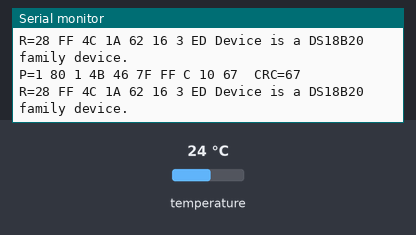
Recording of a sketch running on a simulated Arduino Uno, built with avr-gcc and run on an emulated ATmega328P. Parts: the last lines printed to the serial monitor. The inputs (shaded band) are chosen by the test bench; at power-on: temperature 24 °C.

Above: at 2.8 s.
2.9 s: temperature set to 12 °C
At 3.9 s:
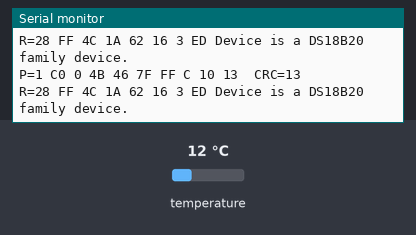
5.6 s: temperature set to 28 °C
At 7.1 s:
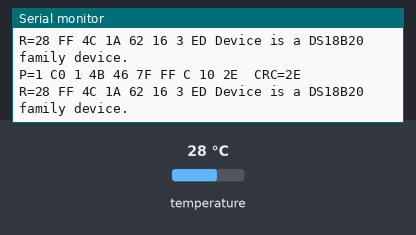
8.7 s: temperature set to 33 °C
At 9.9 s:
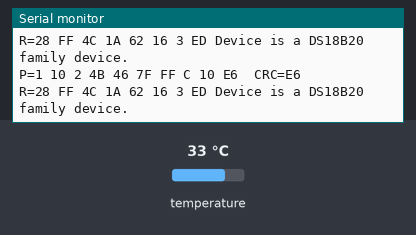
11.8 s: temperature set to 7 °C
At 13.3 s:
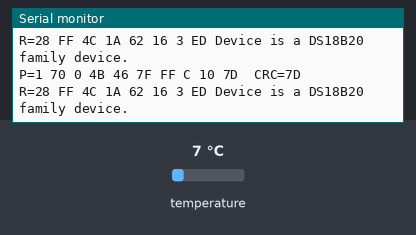
14.9 s: temperature set to 10 °C
At 16.4 s:
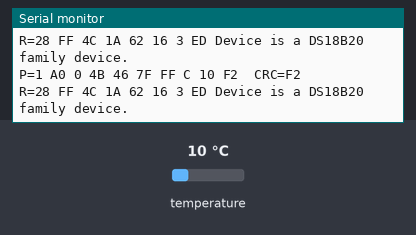
18.0 s: temperature set to 8 °C
At 19.5 s:
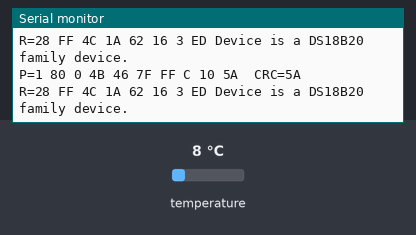

Measured:
- after the input at 2.9 s, the serial monitor: prints a new line after 0.19 s (image 1)
- after the input at 5.6 s, the serial monitor: prints a new line after 0.61 s (image 2)
- after the input at 8.7 s, the serial monitor: prints a new line after 0.62 s (image 3)
- after the input at 11.8 s, the serial monitor: prints a new line after 0.63 s (image 4)
- after the input at 14.9 s, the serial monitor: prints a new line after 0.64 s (image 5)
- after the input at 18.0 s, the serial monitor: prints a new line after 0.66 s (image 6)

The sketch:

sensor_temp_digital.ino
```cpp
#include <OneWire.h>

// DS18S20 Temperature chip i/o
OneWire ds(10);  // on pin 10

void setup(void) {
  // initialize inputs/outputs
  // start serial port
  Serial.begin(9600);
}

void loop(void) {
  byte i;
  byte present = 0;
  byte data[12];
  byte addr[8];

  ds.reset_search();
  if ( !ds.search(addr)) {
      Serial.print("No more addresses.\n");
      ds.reset_search();
      return;
  }

  Serial.print("R=");
  for( i = 0; i < 8; i++) {
    Serial.print(addr[i], HEX);
    Serial.print(" ");
  }

  if ( OneWire::crc8( addr, 7) != addr[7]) {
      Serial.print("CRC is not valid!\n");
      return;
  }

  if ( addr[0] == 0x10) {
      Serial.print("Device is a DS18S20 family device.\n");
  }
  else if ( addr[0] == 0x28) {
      Serial.print("Device is a DS18B20 family device.\n");
  }
  else {
      Serial.print("Device family is not recognized: 0x");
      Serial.println(addr[0],HEX);
      return;
  }

  ds.reset();
  ds.select(addr);
  ds.write(0x44,1);         // start conversion, with parasite power on at the end

  delay(1000);     // maybe 750ms is enough, maybe not
  // we might do a ds.depower() here, but the reset will take care of it.

  present = ds.reset();
  ds.select(addr);
  ds.write(0xBE);         // Read Scratchpad

  Serial.print("P=");
  Serial.print(present,HEX);
  Serial.print(" ");
  for ( i = 0; i < 9; i++) {           // we need 9 bytes
    data[i] = ds.read();
    Serial.print(data[i], HEX);
    Serial.print(" ");
  }
  Serial.print(" CRC=");
  Serial.print( OneWire::crc8( data, 8), HEX);
  Serial.println();
}
```
